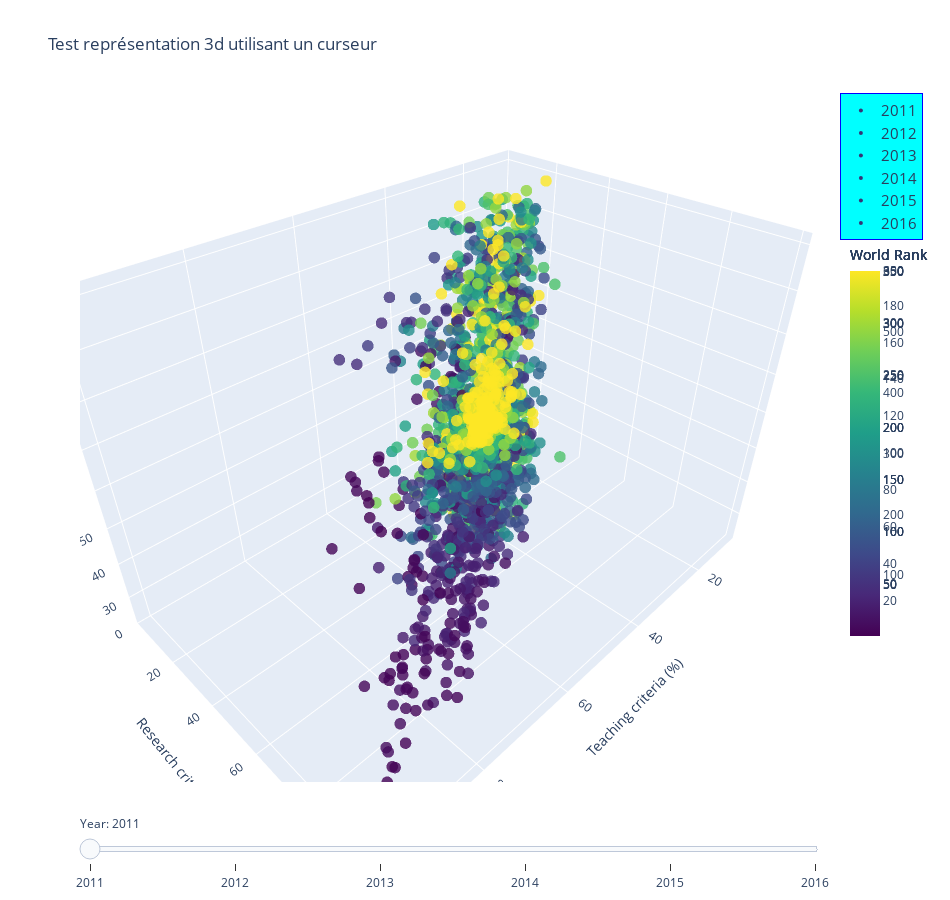

The notebook cell this image was saved under:
### Code cell
#### import plotly.graph_objects as go
import numpy as np

#dfValues[]

# Create figure
fig = go.Figure()

year_val = dfValues_m.year.unique()
x=dfValues_m.teaching
y=dfValues_m.research
z=dfValues_m.income

# Add traces, one for each slider step
for step in dfValues_m.year.unique():
    fig.add_trace(
        go.Scatter3d(x = x[dfValues_m['year']==step], 
                     y = y[dfValues_m['year']==step], 
                     z = z[dfValues_m['year']==step], 
                     name = str(step), 
                     showlegend = True,
                     mode = 'markers',
                     marker=dict(size = 4, 
                                 colorbar = {'title_text' : 'World Rank',
                                             'len' : 0.6,
                                             'yanchor' : 'middle'
                                            },
                                 color=dfValues_m[dfValues_m['year']==step].world_rank,   # définit la couleur dans un tableau 
                                                                                        # ou une liste de valeurs souhaitées  
                                 colorscale='Viridis',   # choose a colorscale
                                 opacity=0.8),
                     text = dfValues_m.loc[dfValues_m['year']==step, 
                                           ['university_name', 'world_rank', 'teaching', 'research', 'income']],
                     hovertemplate = "<b>University :</b> %{text[0]}<br>" + "<b>World rank :</b> %{text[1]}<br>"
                     + "<b>Teaching :</b> %{text[2]} %<br>" + "<b>Research :</b> %{text[3]} %<br>" 
                     + "<b>Income :</b> %{text[4]} %" #,"<extra></extra>",
                    )
    )
    
    
# Make 1th trace visible
fig.data[0].visible = True

# Create and add slider
years = []
for i in range(len(fig.data)):
    year = {
        'method' : "update",
        'args' : [{"visible": [False] * len(fig.data)}, 
                  {"title": "Slider switched to year " + str(year_val[i])}], # layout attribute
        'label' : str(year_val[i])
        }
    year["args"][0]["visible"][i] = True  # Toggle i'th trace to "visible"
    years.append(year)

sliders = [dict(
    active=0,
    currentvalue={"prefix": "Year: "},
    pad={'l' : 0, 'r' : 0, 'b' : 0, 't': 30},
    steps=years
)]

fig.update_layout(  
    width = 950,
    height = 900,
    sliders =sliders,
    legend = {'y' : 1.01,
              'bgcolor' : 'cyan',
              'bordercolor' : 'blue',
              'borderwidth' : 1,
              'font_size' : 15},
    title = 'Test représentation 3d utilisant un curseur',
    scene = {'aspectmode' : 'manual', 
             'aspectratio_x' : 1.5,
             'aspectratio_y' : 1,
             'aspectratio_z' : 1,
#             'xaxis' : {'title' : {'text' : 'Teaching criteria (%)'}},
#             'yaxis' : {'title' : {'text' : 'Research criteria (%)'}},
#             'zaxis' : {'title' : {'text' : 'Citation criteria (%)'}}
             'xaxis_title' : 'Teaching criteria (%)', # Formulation + simple
             'yaxis_title' : 'Research criteria (%)', # Formulation + simple
             'zaxis_title' : 'Income criteria (%)'  # Formulation + simple
            } 
)

fig.show()

### Figure 1 — Plotly figure (JSON) as saved in the notebook; plotly's stock layout.template omitted (floating-point values rounded to 4 significant figures; data arrays with more than 128 entries replaced by an {"elided": "..."} marker saying what was removed)
{"data": [{"hovertemplate": "<b>University :</b> %{text[0]}<br><b>World rank :</b> %{text[1]}<br><b>Teaching :</b> %{text[2]} %<br><b>Research :</b> %{text[3]} %<br><b>Income :</b> %{text[4]} %", "marker": {"color": {"elided": "200 int values"}, "colorbar": {"len": 0.6, "title": {"text": "World Rank"}, "yanchor": "middle"}, "colorscale": [[0, "#440154"], [0.1111, "#482878"], [0.2222, "#3e4989"], [0.3333, "#31688e"], [0.4444, "#26828e"], [0.5556, "#1f9e89"], [0.6667, "#35b779"], [0.7778, "#6ece58"], [0.8889, "#b5de2b"], [1, "#fde725"]], "opacity": 0.8, "size": 4}, "mode": "markers", "name": "2011", "showlegend": true, "text": {"elided": "200x5 mixed values"}, "type": "scatter3d", "visible": true, "x": {"elided": "200 float values"}, "y": {"elided": "200 float values"}, "z": {"elided": "200 float values"}}, {"hovertemplate": "<b>University :</b> %{text[0]}<br><b>World rank :</b> %{text[1]}<br><b>Teaching :</b> %{text[2]} %<br><b>Research :</b> %{text[3]} %<br><b>Income :</b> %{text[4]} %", "marker": {"color": {"elided": "402 int values"}, "colorbar": {"len": 0.6, "title": {"text": "World Rank"}, "yanchor": "middle"}, "colorscale": [[0, "#440154"], [0.1111, "#482878"], [0.2222, "#3e4989"], [0.3333, "#31688e"], [0.4444, "#26828e"], [0.5556, "#1f9e89"], [0.6667, "#35b779"], [0.7778, "#6ece58"], [0.8889, "#b5de2b"], [1, "#fde725"]], "opacity": 0.8, "size": 4}, "mode": "markers", "name": "2012", "showlegend": true, "text": {"elided": "402x5 mixed values"}, "type": "scatter3d", "x": {"elided": "402 float values"}, "y": {"elided": "402 float values"}, "z": {"elided": "402 float values"}}, {"hovertemplate": "<b>University :</b> %{text[0]}<br><b>World rank :</b> %{text[1]}<br><b>Teaching :</b> %{text[2]} %<br><b>Research :</b> %{text[3]} %<br><b>Income :</b> %{text[4]} %", "marker": {"color": {"elided": "400 int values"}, "colorbar": {"len": 0.6, "title": {"text": "World Rank"}, "yanchor": "middle"}, "colorscale": [[0, "#440154"], [0.1111, "#482878"], [0.2222, "#3e4989"], [0.3333, "#31688e"], [0.4444, "#26828e"], [0.5556, "#1f9e89"], [0.6667, "#35b779"], [0.7778, "#6ece58"], [0.8889, "#b5de2b"], [1, "#fde725"]], "opacity": 0.8, "size": 4}, "mode": "markers", "name": "2013", "showlegend": true, "text": {"elided": "400x5 mixed values"}, "type": "scatter3d", "x": {"elided": "400 float values"}, "y": {"elided": "400 float values"}, "z": {"elided": "400 float values"}}, {"hovertemplate": "<b>University :</b> %{text[0]}<br><b>World rank :</b> %{text[1]}<br><b>Teaching :</b> %{text[2]} %<br><b>Research :</b> %{text[3]} %<br><b>Income :</b> %{text[4]} %", "marker": {"color": {"elided": "400 int values"}, "colorbar": {"len": 0.6, "title": {"text": "World Rank"}, "yanchor": "middle"}, "colorscale": [[0, "#440154"], [0.1111, "#482878"], [0.2222, "#3e4989"], [0.3333, "#31688e"], [0.4444, "#26828e"], [0.5556, "#1f9e89"], [0.6667, "#35b779"], [0.7778, "#6ece58"], [0.8889, "#b5de2b"], [1, "#fde725"]], "opacity": 0.8, "size": 4}, "mode": "markers", "name": "2014", "showlegend": true, "text": {"elided": "400x5 mixed values"}, "type": "scatter3d", "x": {"elided": "400 float values"}, "y": {"elided": "400 float values"}, "z": {"elided": "400 float values"}}, {"hovertemplate": "<b>University :</b> %{text[0]}<br><b>World rank :</b> %{text[1]}<br><b>Teaching :</b> %{text[2]} %<br><b>Research :</b> %{text[3]} %<br><b>Income :</b> %{text[4]} %", "marker": {"color": {"elided": "401 int values"}, "colorbar": {"len": 0.6, "title": {"text": "World Rank"}, "yanchor": "middle"}, "colorscale": [[0, "#440154"], [0.1111, "#482878"], [0.2222, "#3e4989"], [0.3333, "#31688e"], [0.4444, "#26828e"], [0.5556, "#1f9e89"], [0.6667, "#35b779"], [0.7778, "#6ece58"], [0.8889, "#b5de2b"], [1, "#fde725"]], "opacity": 0.8, "size": 4}, "mode": "markers", "name": "2015", "showlegend": true, "text": {"elided": "401x5 mixed values"}, "type": "scatter3d", "x": {"elided": "401 float values"}, "y": {"elided": "401 float values"}, "z": {"elided": "401 float values"}}, {"hovertemplate": "<b>University :</b> %{text[0]}<br><b>World rank :</b> %{text[1]}<br><b>Teaching :</b> %{text[2]} %<br><b>Research :</b> %{text[3]} %<br><b>Income :</b> %{text[4]} %", "marker": {"color": {"elided": "800 int values"}, "colorbar": {"len": 0.6, "title": {"text": "World Rank"}, "yanchor": "middle"}, "colorscale": [[0, "#440154"], [0.1111, "#482878"], [0.2222, "#3e4989"], [0.3333, "#31688e"], [0.4444, "#26828e"], [0.5556, "#1f9e89"], [0.6667, "#35b779"], [0.7778, "#6ece58"], [0.8889, "#b5de2b"], [1, "#fde725"]], "opacity": 0.8, "size": 4}, "mode": "markers", "name": "2016", "showlegend": true, "text": {"elided": "800x5 mixed values"}, "type": "scatter3d", "x": {"elided": "800 float values"}, "y": {"elided": "800 float values"}, "z": {"elided": "800 float values"}}], "layout": {"height": 900, "legend": {"bgcolor": "cyan", "bordercolor": "blue", "borderwidth": 1, "font": {"size": 15}, "y": 1.01}, "scene": {"aspectmode": "manual", "aspectratio": {"x": 1.5, "y": 1, "z": 1}, "xaxis": {"title": {"text": "Teaching criteria (%)"}}, "yaxis": {"title": {"text": "Research criteria (%)"}}, "zaxis": {"title": {"text": "Income criteria (%)"}}}, "sliders": [{"active": 0, "currentvalue": {"prefix": "Year: "}, "pad": {"b": 0, "l": 0, "r": 0, "t": 30}, "steps": [{"args": [{"visible": [true, false, false, false, false, false]}, {"title": "Slider switched to year 2011"}], "label": "2011", "method": "update"}, {"args": [{"visible": [false, true, false, false, false, false]}, {"title": "Slider switched to year 2012"}], "label": "2012", "method": "update"}, {"args": [{"visible": [false, false, true, false, false, false]}, {"title": "Slider switched to year 2013"}], "label": "2013", "method": "update"}, {"args": [{"visible": [false, false, false, true, false, false]}, {"title": "Slider switched to year 2014"}], "label": "2014", "method": "update"}, {"args": [{"visible": [false, false, false, false, true, false]}, {"title": "Slider switched to year 2015"}], "label": "2015", "method": "update"}, {"args": [{"visible": [false, false, false, false, false, true]}, {"title": "Slider switched to year 2016"}], "label": "2016", "method": "update"}]}], "title": {"text": "Test représentation 3d utilisant un curseur"}, "width": 950}}
